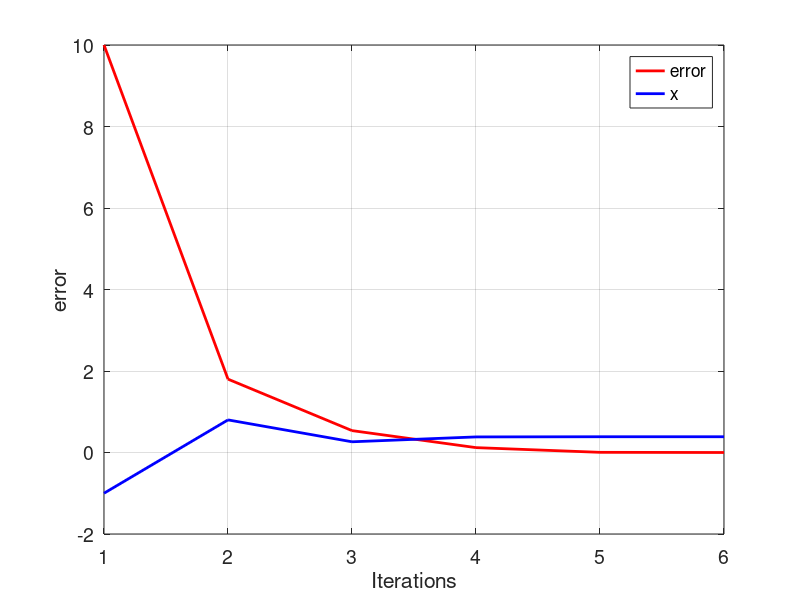

Recreate this plot in MATLAB.

ini_val=-1
i=1
x1=-1
e(i)=10
while(e(i)>0.001)
        
    if(i ==1)
    
        x(i)=ini_val
        
    end
    
    fx=cos(x(i)+1)-sin(x(i)+1)+0.8
    
    fpx=-sin(x(i)+1)-cos(x(i)+1)
    
    x(i+1)= (x(i))-(fx / fpx)
    
    i= i+1;
   
    e(i)=abs(x(i-1)-x(i));
    
    if(e(i) > 50);
        break;
    end
end
tamanio = size(e);
ite = 1:1:tamanio(2);
figure('DefaultAxesFontsize', 14)
set (gcf , 'color', 'white');
plot(ite,e,'color',[1 0 0], 'LineWidth',2)
grid on
hold on
plot(ite,x,'color',[0 0 1], 'LineWidth',2)
xlabel('Iterations')
ylabel('error')
legend ('error','x')

